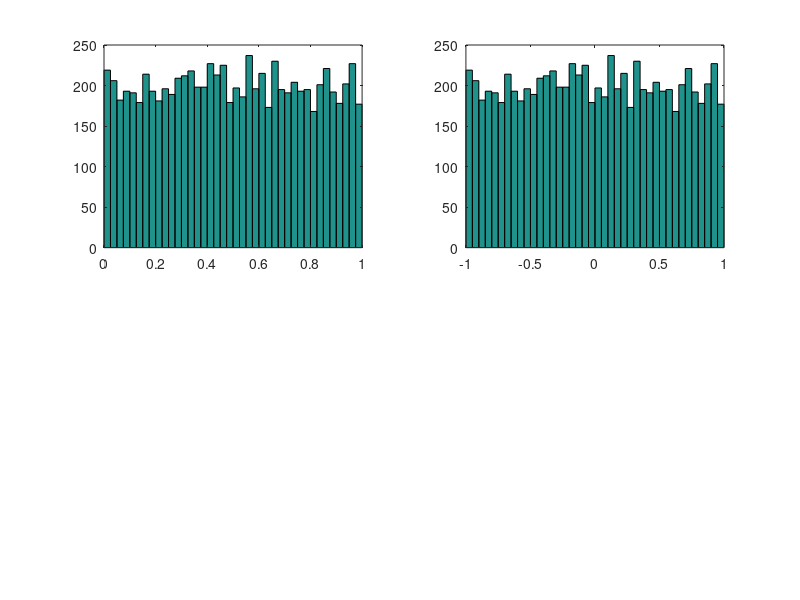

Here is the MATLAB script that generated this plot:
%dc02e02a.m
N=8000; NB=40; % the number of samples and bins
u_noise=rand(1,N); % an 1xN random vector with U(0,1)
subplot(221), hist(u_noise,NB) % histogram having NB bins
u_noise1=2*u_noise-1; % an 1xN random vector with U(-1,1)
subplot(222), hist(u_noise1,NB) % histogram
